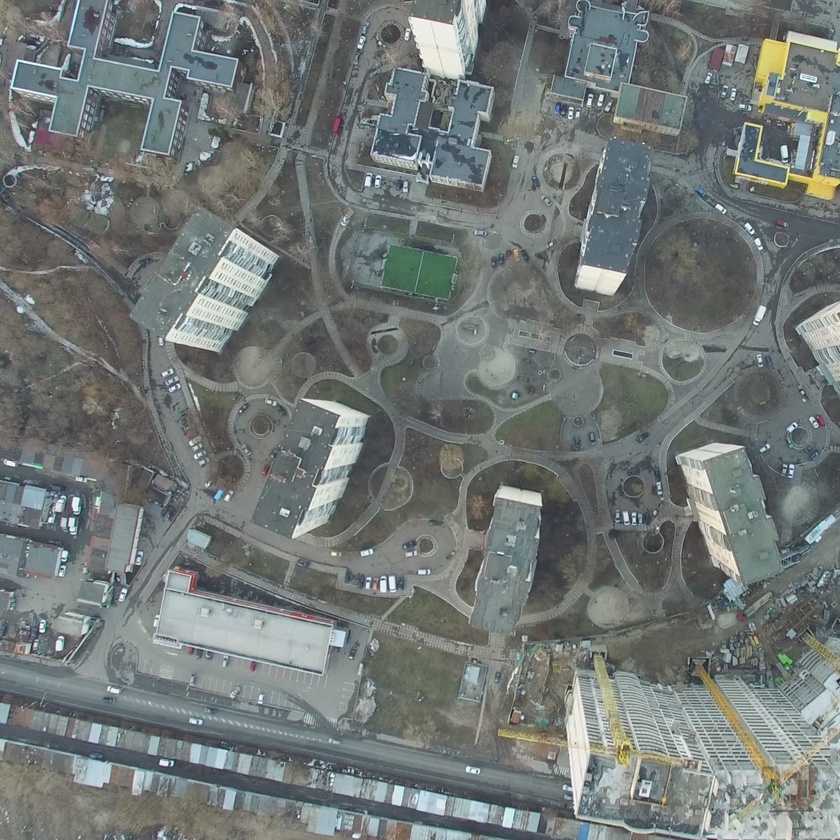
#> input picture image/industrial.jpg, 840 x 840 px, shrunk from 2160 x 2160 before the run; the run also reads 1 picture not shown here
$ python Surftest.py
#> lines starting #> are read from the running program, lines starting #| are printed output that depends on the picture
import cv2
import numpy as np
from matplotlib import pyplot as plt
import time

img1 = cv2.imread('image/industrial.jpg', 0)
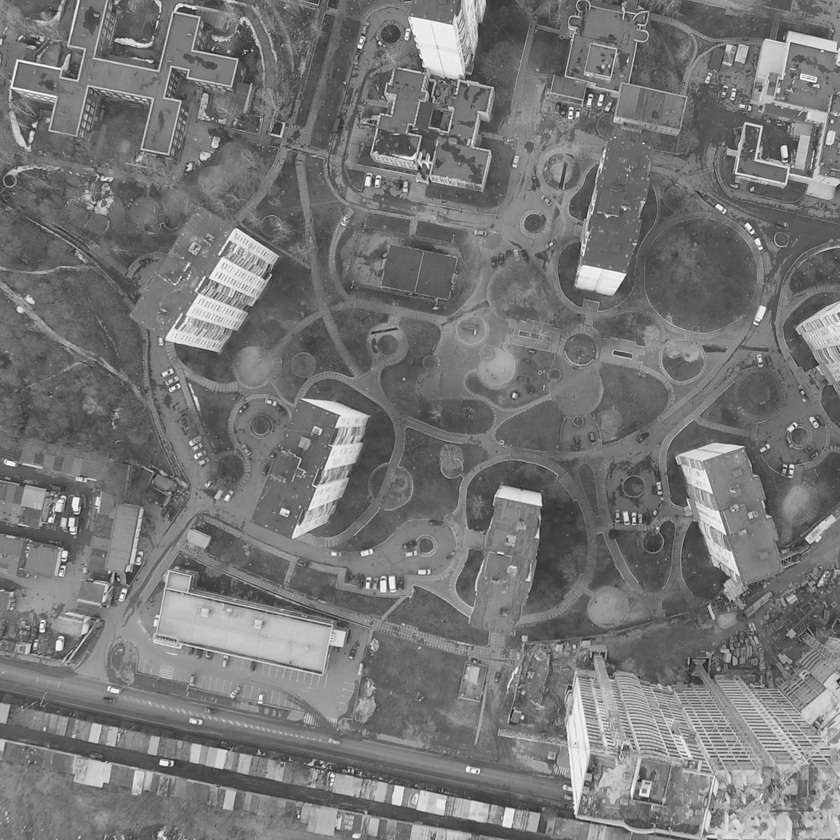
#> img1: shape (840, 840); min 26, max 255, mean 117.7
img2 = cv2.imread('image/industrial_scale.jpg', 0)
#> img2: shape (420, 420); min 31, max 255, mean 117.7

#> (the run stopped early here; a loop or call above may not have finished)
